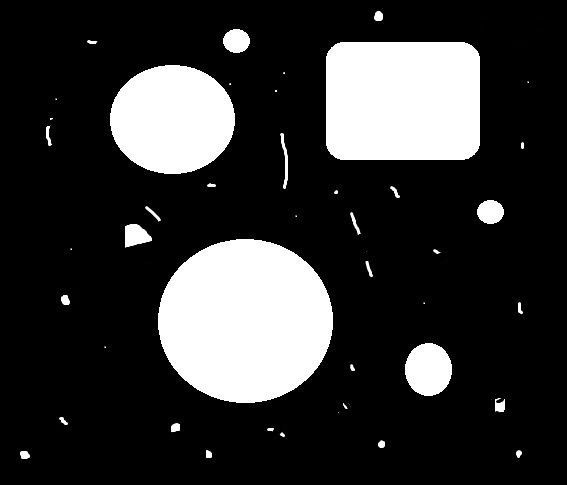
#> input picture resources/test2.jpg, 567 x 485 px
$ python morphologicalOperations.py
#> lines starting #> are read from the running program, lines starting #| are printed output that depends on the picture; after the words box and inside, x2 and y2 are one past the last pixel; in counts of white or black regions, pixels touching at a corner belong together
import cv2
import numpy as np
from skimage.util import random_noise

img = cv2.imread("resources/test2.jpg", 0)
#> img is the input picture: shape (485, 567); min 0, max 255, mean 51.7

ret, thresh_image = cv2.threshold(img, 50, 255, cv2.THRESH_BINARY)
#> thresh_image: shape (485, 567); 20.3% white; 46 white regions (17 under 20 px), largest, box (x1, y1, x2, y2) and area: (158, 239, 333, 403) 22526, (326, 42, 480, 160) 17875, (110, 65, 235, 174) 10692
noisy_img = random_noise(thresh_image, mode="s&p", amount=0.05)
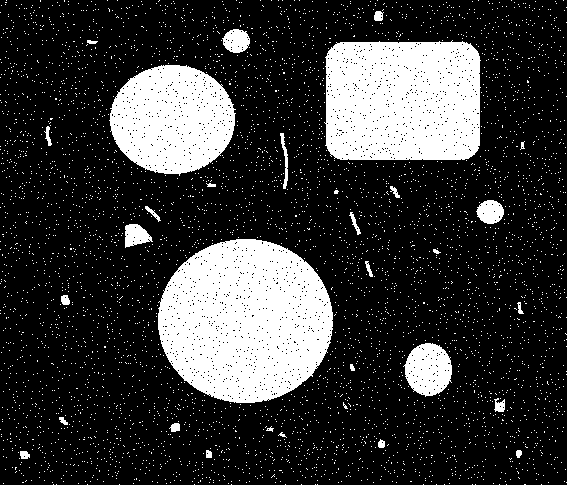
#> noisy_img: shape (485, 567) float64; values 0 (black) and 1 (white), 21.7% white; 4778 white regions (4748 under 20 px), largest, box (x1, y1, x2, y2) and area: (158, 239, 333, 403) 21982, (324, 40, 481, 160) 17447, (109, 65, 236, 176) 10453
noisy_img = np.array(255 * noisy_img, dtype="uint8")

kernel = np.ones((5, 5), dtype="uint8")

erode = cv2.erode(thresh_image, kernel, iterations=1)  # 0 yapmaya çalışılması and gate
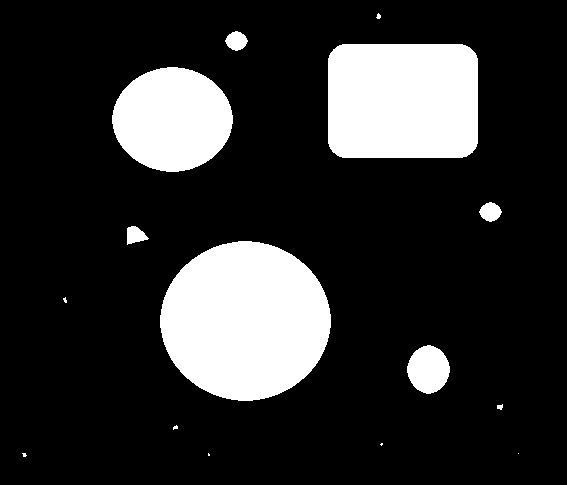
#> erode: shape (485, 567); 18.3% white; 15 white regions (6 under 20 px), largest, box (x1, y1, x2, y2) and area: (160, 241, 331, 401) 21186, (328, 44, 478, 158) 16803, (112, 67, 233, 172) 9772
dilate = cv2.dilate(thresh_image, kernel, iterations=1)  # 1 yapmaya çalışmak or gate
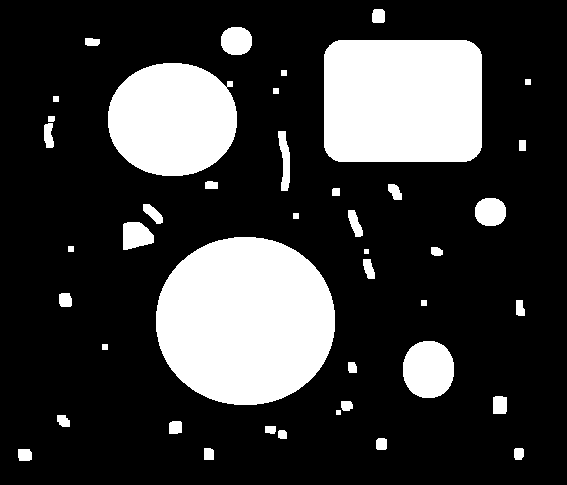
#> dilate: shape (485, 567); 23% white; 43 white regions, largest, box (x1, y1, x2, y2) and area: (156, 237, 335, 405) 23898, (324, 40, 482, 162) 18979, (108, 63, 237, 176) 11680

new_kernel1 = np.ones((3, 3), dtype="uint8")
new_kernel2 = np.ones((5, 5), dtype="uint8")

opening = cv2.morphologyEx(noisy_img, cv2.MORPH_OPEN, new_kernel1)  # erozyon uygulanan resme genişleme ugulanması
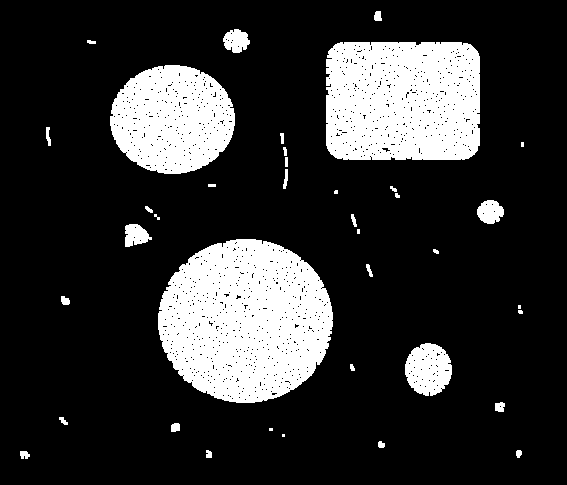
#> opening: shape (485, 567); 19.6% white; 38 white regions (8 under 20 px), largest, box (x1, y1, x2, y2) and area: (158, 239, 333, 403) 21789, (326, 42, 480, 160) 17274, (110, 65, 235, 174) 10350
closing = cv2.morphologyEx(noisy_img, cv2.MORPH_CLOSE, new_kernel2)  # genişleme uygulanan resme erozyon uygulanması
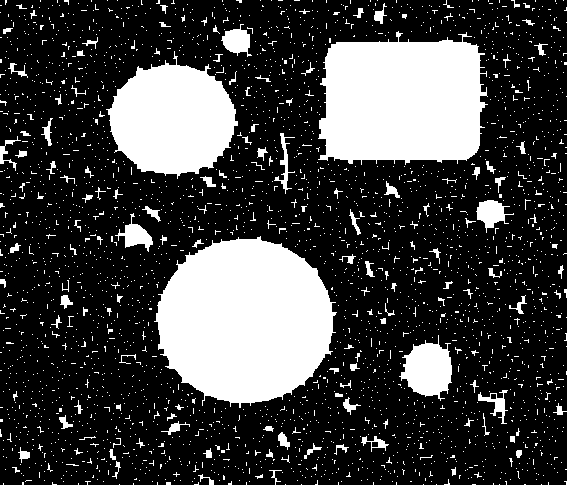
#> closing: shape (485, 567); 25.2% white; 2824 white regions (2692 under 20 px), largest, box (x1, y1, x2, y2) and area: (154, 236, 337, 408) 22915, (318, 31, 488, 165) 18486, (106, 51, 238, 179) 11063
gradient = cv2.morphologyEx(erode, cv2.MORPH_GRADIENT, new_kernel1)  # gradient = dilate - erode
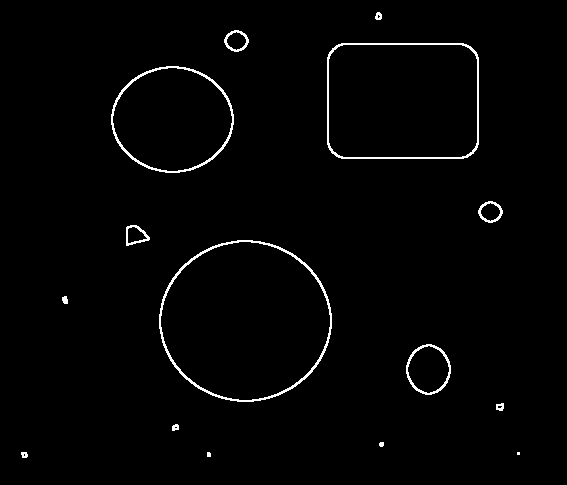
#> gradient: shape (485, 567); 1.6% white in thin lines or dots, all inside (x1, y1, x2, y2) = (21, 12, 520, 458)

cv2.imshow("Thresh", thresh_image)
cv2.imshow("Noisy", noisy_img)
cv2.imshow("Erozyon", erode)
cv2.imshow("Genisleme", dilate)
cv2.imshow("Acma", opening)
cv2.imshow("Kapatma", closing)
cv2.imshow("Gradyan", gradient)

cv2.waitKey()

$ run again, with resources/test1.jpg copied over resources/test2.jpg
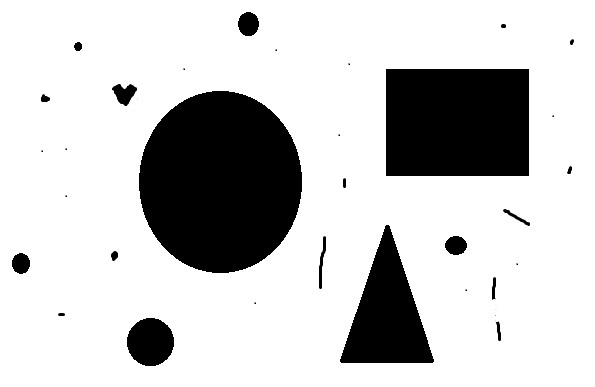
#> input picture resources/test1.jpg, 595 x 387 px
#> img is the input picture: shape (387, 595); min 0, max 255, mean 200.5
#> thresh_image: shape (387, 595); 78.7% white; 31 black regions (14 under 20 px), largest, box (x1, y1, x2, y2) and area: (139, 91, 302, 273) 23290, (386, 69, 529, 176) 15301, (340, 225, 434, 363) 6852
#> `noisy_img = random_noise(thresh_image, mode="s&p", amount=0.05)`:
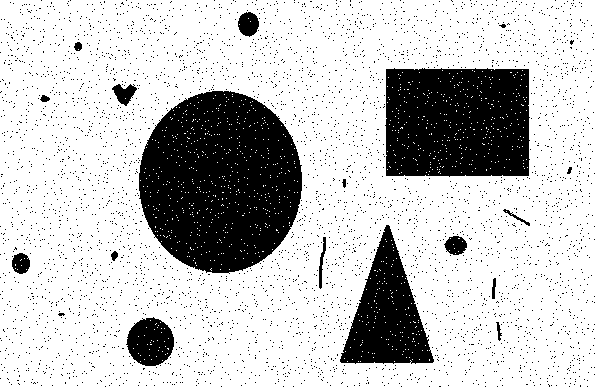
#> noisy_img: shape (387, 595) float64; values 0 (black) and 1 (white), 77.2% white; 4090 black regions (4073 under 20 px), largest, box (x1, y1, x2, y2) and area: (139, 91, 302, 274) 22729, (385, 68, 530, 177) 14908, (340, 225, 434, 364) 6703
#> erode: shape (387, 595); 76.1% white; 31 black regions, largest, box (x1, y1, x2, y2) and area: (137, 89, 304, 275) 24686, (384, 67, 531, 178) 16317, (338, 223, 436, 365) 7796
#> dilate: shape (387, 595); 80.8% white; 11 black regions (3 under 20 px), largest, box (x1, y1, x2, y2) and area: (141, 93, 300, 271) 21926, (388, 71, 527, 174) 14317, (343, 228, 431, 361) 5943
#> opening: shape (387, 595); 76.1% white; 3459 black regions (3440 under 20 px), largest, box (x1, y1, x2, y2) and area: (135, 87, 305, 275) 23469, (380, 60, 535, 183) 15398, (340, 225, 434, 369) 6964
#> closing: shape (387, 595); 80.5% white; 12 black regions, largest, box (x1, y1, x2, y2) and area: (139, 91, 302, 273) 21787, (386, 69, 529, 176) 14133, (342, 227, 432, 363) 6246
#> `gradient = cv2.morphologyEx(erode, cv2.MORPH_GRADIENT, new_kernel1)`:
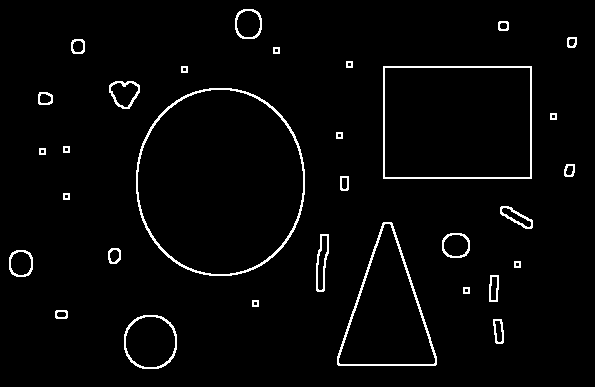
#> gradient: shape (387, 595); 2.8% white in thin lines or dots, all inside (x1, y1, x2, y2) = (9, 9, 577, 369)

$ run again, with resources/cards2.jpg copied over resources/test2.jpg
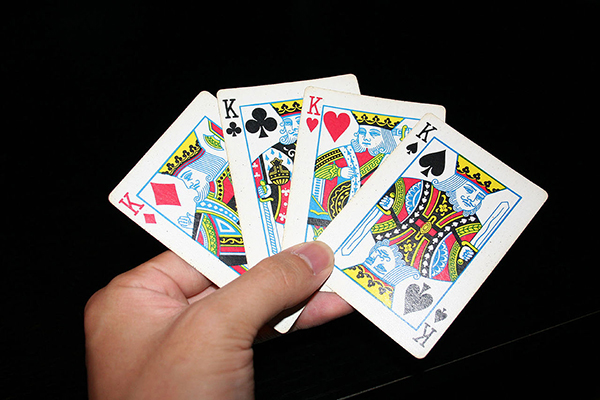
#> input picture resources/cards2.jpg, 600 x 400 px
#> `ret, thresh_image = cv2.threshold(img, 50, 255, cv2.THRESH_BINARY)`:
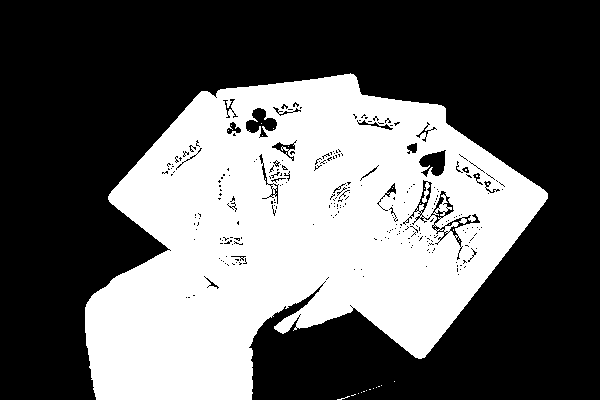
#> thresh_image: shape (400, 600); 38.8% white; 28 white regions (27 under 20 px), largest, box (x1, y1, x2, y2) and area: (85, 73, 548, 400) 93016
#> erode: shape (400, 600); 32.7% white; 21 white regions (13 under 20 px), largest, box (x1, y1, x2, y2) and area: (87, 76, 546, 400) 77907, (278, 316, 295, 331) 93, (419, 222, 434, 234) 83
#> dilate: shape (400, 600); 41.9% white; 3 white regions, box (x1, y1, x2, y2) and area: (83, 71, 550, 400) 100189, (335, 383, 384, 400) 267, (392, 379, 397, 384) 25
#> opening: shape (400, 600); 36.8% white; 19 white regions (12 under 20 px), largest, box (x1, y1, x2, y2) and area: (85, 74, 548, 400) 87885, (439, 204, 446, 212) 42, (438, 232, 444, 237) 28
#> closing: shape (400, 600); 43.9% white; 1856 white regions (1767 under 20 px), largest, box (x1, y1, x2, y2) and area: (76, 69, 554, 400) 97781, (332, 386, 365, 400) 123, (154, 98, 173, 122) 105
#> `gradient = cv2.morphologyEx(erode, cv2.MORPH_GRADIENT, new_kernel1)`:
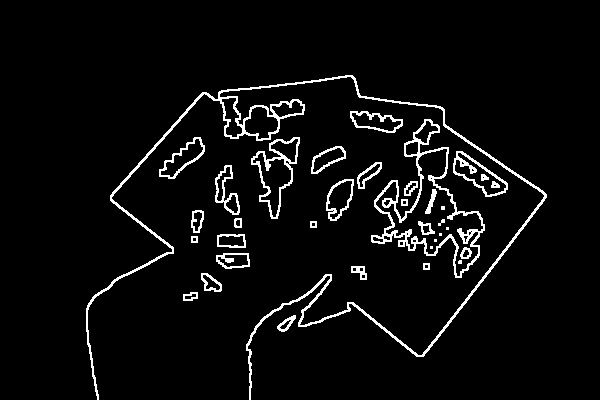
#> gradient: shape (400, 600); 4.8% white in thin lines or dots, all inside (x1, y1, x2, y2) = (86, 75, 547, 400)
